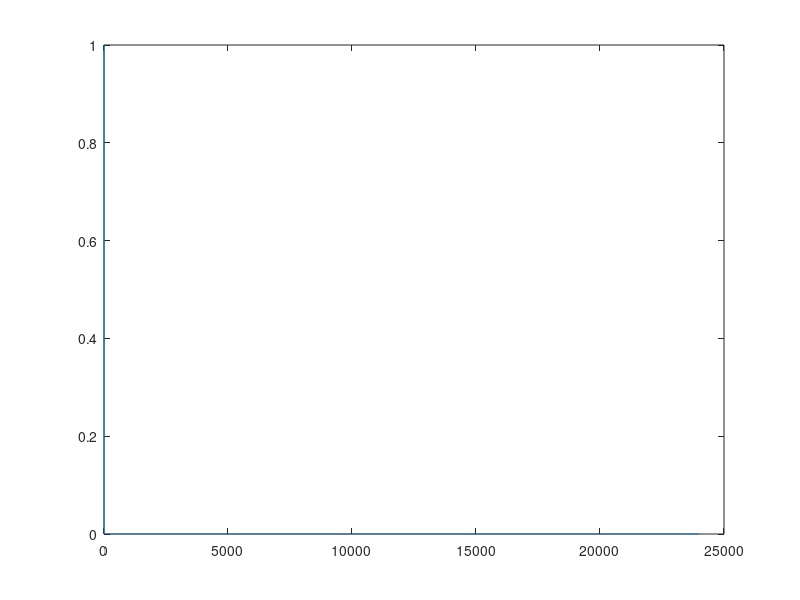

Reproduce this figure in MATLAB. (Note: this script raises an error after producing the figure.)
function dirac()
    fs = 48000;
    ir = zeros(fs/2, 1);
    ir(1) = 1;
    plot(ir);
    audiowrite("irs/Off.wav", ir, fs);
end